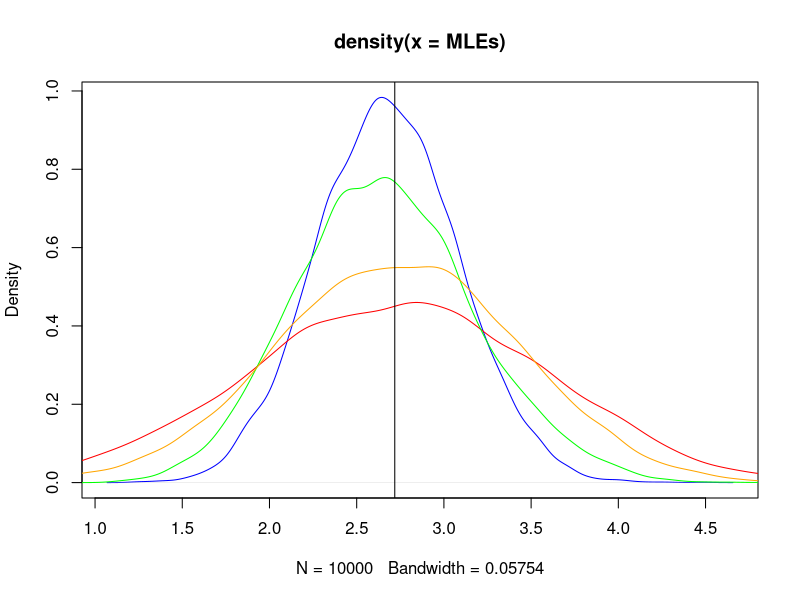
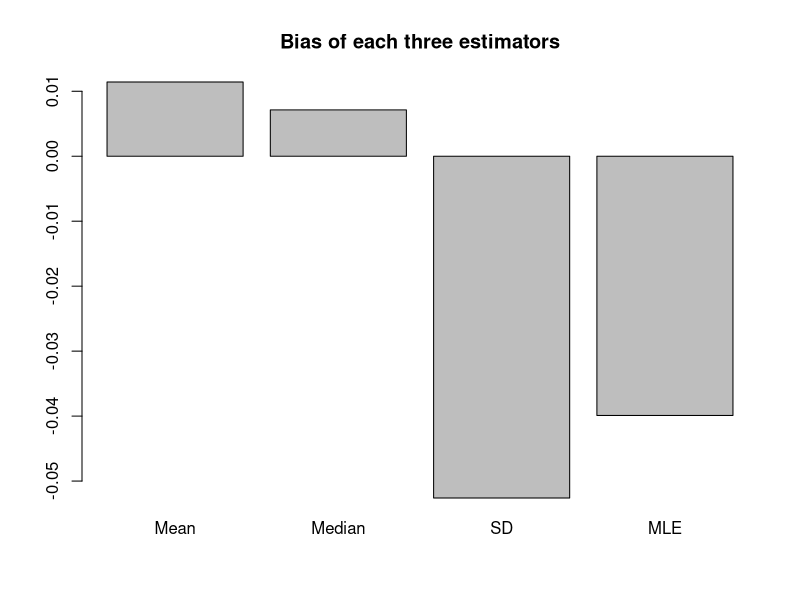
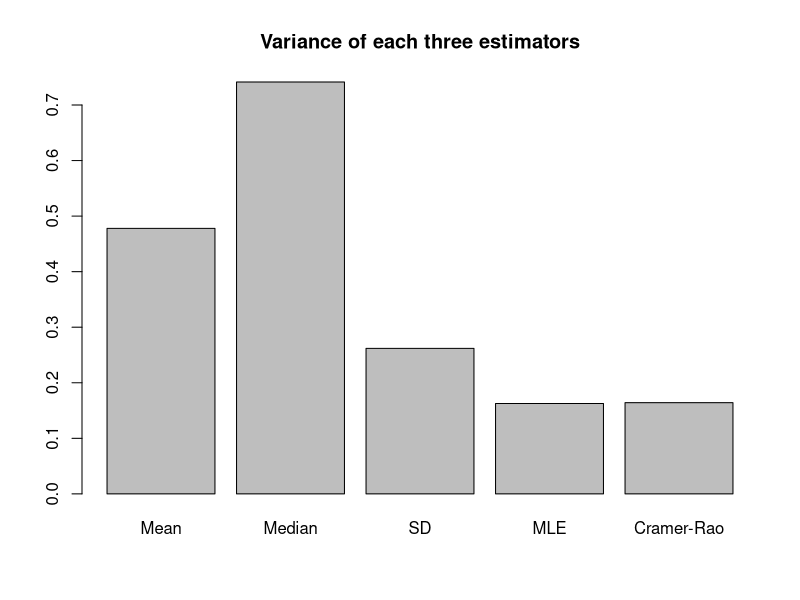
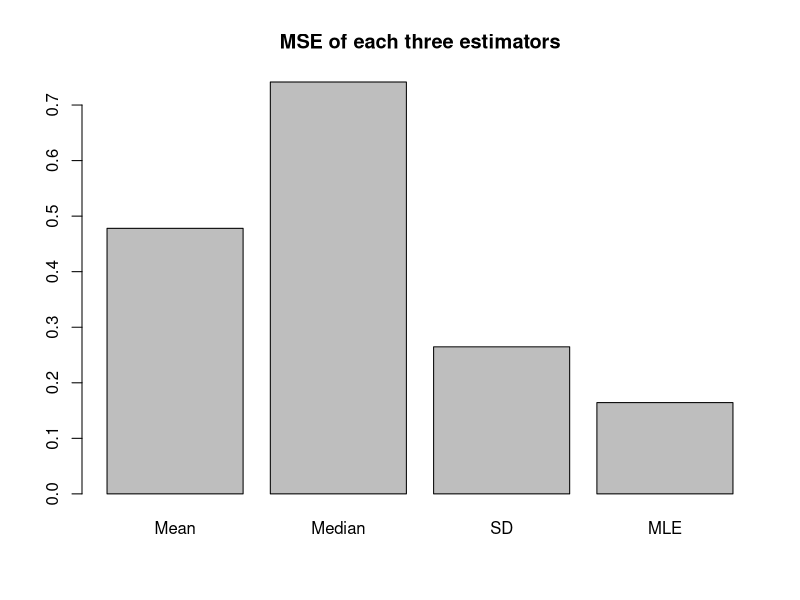

Recreate these plots in R, in order.
## ---- chunk 1
# Use sample size n = 15. keep this set-up in the first 3 lines
set.seed(11)
n.obs <- 15
n.samps <- 10000
theta <- exp(1)


means <- numeric(n.samps)
medians <- numeric(n.samps)
sds <- numeric(n.samps)
MLEs <- numeric(n.samps)


for (i in 1:n.samps){
  dat<-rnorm(n.obs, theta, sd=theta)
  means[i]<-mean(dat)
  medians[i]<-median(dat)
  sds[i]<-sd(dat)
  MLEs[i]<- -mean(dat)/2 + sqrt(sum(dat^2)/n.obs + (mean(dat)^2/4))
}

#Distributions of estimators
plot(density(MLEs), col="blue")
lines(density(medians), col="red")
lines(density(sds), col="green")
lines(density(means), col="orange")
abline(v=theta)

#bias
barplot(c(sum(means-theta)/n.samps,
sum(medians-theta)/n.samps,
sum(sds-theta)/n.samps,
sum(MLEs-theta)/n.samps), names= c("Mean", "Median", "SD", "MLE"), main="Bias of each three estimators")

#variability
barplot(c(var(means),
var(medians),
var(sds),
var(MLEs),
theta^2/(3*n.obs)), names= c("Mean", "Median", "SD", "MLE", "Cramer-Rao"), main="Variance of each three estimators")

#MSE
barplot(c(var(means)+(sum(means-theta)/n.samps)^2,
var(medians)+(sum(medians-theta)/n.samps)^2,
var(sds)+(sum(sds-theta)/n.samps)^2,
var(MLEs)+(sum(MLEs-theta)/n.samps)^2), names= c("Mean", "Median", "SD", "MLE"), main="MSE of each three estimators")

